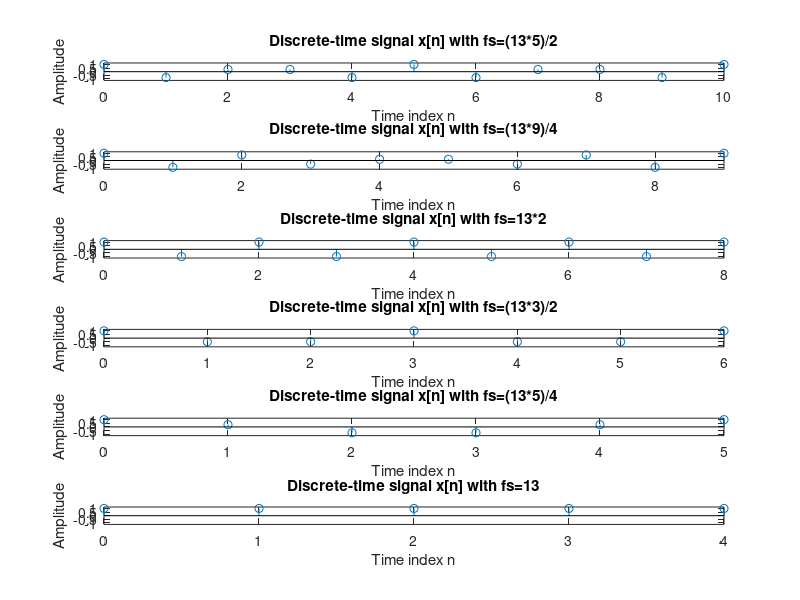

Source code (MATLAB):
% Illustration of the Sampling Process 
% in the Time-Domain
F = 13; %frequency=13 Hz
tmax=4/13; %display four cycles
t = 0:0.0001:tmax;%Th=0.0001
xa = cos(2*pi*F*t);
figure
plot(t,xa);
xlabel('Time');ylabel('Amplitude');
title('Continuous-time signal x(t)');
axis([0 tmax -1.2 1.2])

T=1/(8*13);
nmax=tmax/T;n = 0:nmax;
xs = cos(2*pi*F*n*T);
subplot(511)
stem(n,xs);
xlabel('Time index n');ylabel('Amplitude');
title('Discrete-time signal x[n] with fs=13*8');
axis([0 nmax -1.2 1.2])

T=1/(6*13);
nmax=tmax/T;n = 0:nmax;
xs = cos(2*pi*F*n*T);
subplot(512)
stem(n,xs);
xlabel('Time index n');ylabel('Amplitude');
title('Discrete-time signal x[n] with fs=13*6');
axis([0 nmax -1.2 1.2])

T=1/(4*13);
nmax=tmax/T;n = 0:nmax;
xs = cos(2*pi*F*n*T);
subplot(513)
stem(n,xs);
xlabel('Time index n');ylabel('Amplitude');
title('Discrete-time signal x[n] with fs=13*4');
axis([0 nmax -1.2 1.2])

T=2/(7*13);
nmax=tmax/T;n = 0:nmax;
xs = cos(2*pi*F*n*T);
subplot(514)
stem(n,xs);
xlabel('Time index n');ylabel('Amplitude');
title('Discrete-time signal x[n] with fs=(13*7)/2');
axis([0 nmax -1.2 1.2])

T=1/(3*13);
nmax=tmax/T;n = 0:nmax;
xs = cos(2*pi*F*n*T);
subplot(515)
stem(n,xs);
xlabel('Time index n');ylabel('Amplitude');
title('Discrete-time signal x[n] with fs=13*3');
axis([0 nmax -1.2 1.2])

T=2/(5*13);
nmax=tmax/T;n = 0:nmax;
xs = cos(2*pi*F*n*T);
subplot(611)
stem(n,xs);
xlabel('Time index n');ylabel('Amplitude');
title('Discrete-time signal x[n] with fs=(13*5)/2');
axis([0 nmax -1.2 1.2])

T=4/(9*13);
nmax=tmax/T;n = 0:nmax;
xs = cos(2*pi*F*n*T);
subplot(612)
stem(n,xs);
xlabel('Time index n');ylabel('Amplitude');
title('Discrete-time signal x[n] with fs=(13*9)/4');
axis([0 nmax -1.2 1.2])

T=1/(2*13);
nmax=tmax/T;n = 0:nmax;
xs = cos(2*pi*F*n*T);
subplot(613)
stem(n,xs);
xlabel('Time index n');ylabel('Amplitude');
title('Discrete-time signal x[n] with fs=13*2');
axis([0 nmax -1.2 1.2])

T=2/(3*13);
nmax=tmax/T;n = 0:nmax;
xs = cos(2*pi*F*n*T);
subplot(614)
stem(n,xs);
xlabel('Time index n');ylabel('Amplitude');
title('Discrete-time signal x[n] with fs=(13*3)/2');
axis([0 nmax -1.2 1.2])

T=4/(5*13);
nmax=tmax/T;n = 0:nmax;
xs = cos(2*pi*F*n*T);
subplot(615)
stem(n,xs);
xlabel('Time index n');ylabel('Amplitude');
title('Discrete-time signal x[n] with fs=(13*5)/4');
axis([0 nmax -1.2 1.2])

T=1/13;
nmax=tmax/T;n = 0:nmax;
xs = cos(2*pi*F*n*T);
subplot(616)
stem(n,xs);
xlabel('Time index n');ylabel('Amplitude');
title('Discrete-time signal x[n] with fs=13');
axis([0 nmax -1.2 1.2])

